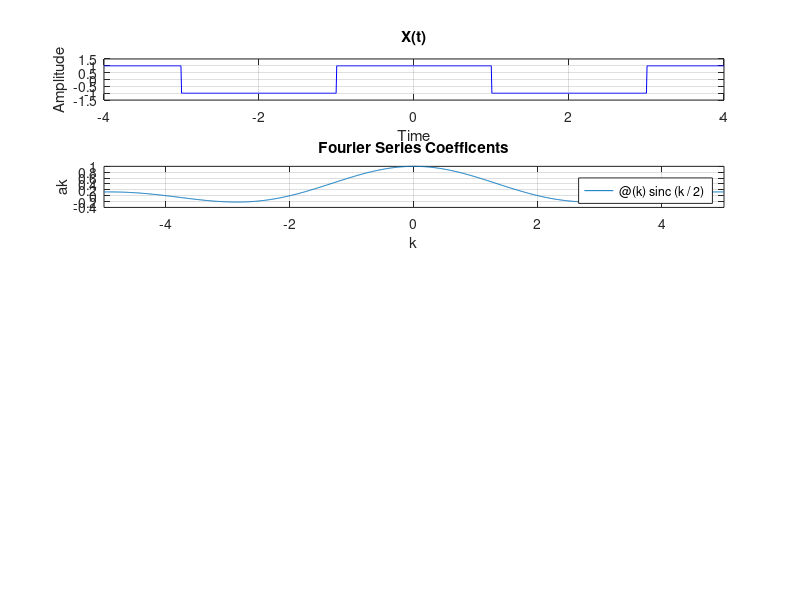

Here is the MATLAB script that generated this plot: (Note: this script raises an error after producing the figure.)
%%% PART 5 %%%

figure;
subplot(5,1,1);
t = linspace(-4, 4, 1000);
y = square(2*pi*(t+1)/4);
plot(t, y, 'b');
ylim([-1.5 1.5]);
xlabel('Time');
ylabel('Amplitude');
title('X(t)');
grid on;

ak = @(k) 0.25 * (trapezoidal_rule(@(t) -exp(-0.5*1i*pi*k*t), -2, -1, 1000) ...
    +trapezoidal_rule(@(t) exp(-0.5*1i*pi*k*t), -1, 1, 1000) + ...
    trapezoidal_rule(@(t) -exp(-0.5*1i*pi*k*t), 1, 2, 1000));

subplot(5,1,2);
fplot(@(k)sinc(k/2));
xlabel('k');
ylabel('ak');
title('Fourier Series Coefficents');
grid on;

syms X(t,k);
size_of_k = 20;
K1 = -1*size_of_k:size_of_k; 
K = nonzeros(K1);
K = K';
x = 0;
X(k) = sinc(k/2).* exp(0.5*1i*pi*k*t);
for k = K
    x = x + X(k);
end

subplot(5,1,3);
fplot(x, [-4,4]);
xlabel('t');
ylabel('x');
title('Fourier Series When -20 < k < 20');
grid on;

syms X1(t,k);
size_of_k_new = 100;
K2 = -1*size_of_k_new:size_of_k_new; 
K = nonzeros(K2);
K = K';
x = 0;
X1(k) = sinc(k/2).* exp(0.5*1i*pi*k*t);
for k = K
    x = x + X1(k);
end

subplot(5,1,4);
fplot(x, [-4,4]);
xlabel('t');
ylabel('x');
title('Fourier Series When -100 < k < 100');
grid on;

syms X2(t,k);
size_of_k_newer = 500;
K3 = -1*size_of_k_newer:size_of_k_newer; 
K = nonzeros(K3);
K = K';
x = 0;
a(k) = sinc(k/2);
X2(k) = sinc(k/2).* exp(0.5*1i*pi*k*t);
for k = K
    x = x + X2(k);
end

subplot(5,1,5);
fplot(x, [-4,4]);
xlabel('t');
ylabel('x');
title('Fourier Series When -500 < k < 500');
grid on;

figure;
subplot(3,1,1);
t = linspace(-4, 4, 1000);
y_new = square(2*pi*t/4);
plot(t, y_new, 'b');
ylim([-1.5 1.5]);
xlabel('Time');
ylabel('Amplitude');
title('NEW X(t)');
grid on;

ck = @(k) 0.25 * (trapezoidal_rule(@(t) -exp(-0.5*1i*pi*k*t), -2, 0, 1000) ...
    +trapezoidal_rule(@(t) exp(-0.5*1i*pi*k*t), 0, 2, 1000));

subplot(3,1,2);
fplot(@(k)-sinc(k/2).*sin(k*pi/2));
xlabel('k');
ylabel('ck');
c(k) = -1i*sinc(k/2).*sin(k*pi/2);
title('Imaginary Part of Fourier Series Coefficents');
grid on;

syms X_NEW(t,k);
size_of_k_newer = 500;
K_NEW = -1*size_of_k_newer:size_of_k_newer; 
K = nonzeros(K_NEW);
K = K';
x = 0;
X_NEW(k) = -1i* sinc(k/2).* sin(k*pi/2).*exp(0.5*1i*pi*k*t);
for k = K
    x = x + X_NEW(k);
end

subplot(3,1,3);
fplot(x, [-4,4]);
xlabel('t');
ylabel('x');
title('Fourier Series When -500 < k < 500');
grid on;

a_3 = ak(3);
c_3 = ck(3);
coefficients_relation = c_3 / a_3;
disp('ck / ak for k = 3: ');
disp(coefficients_relation);